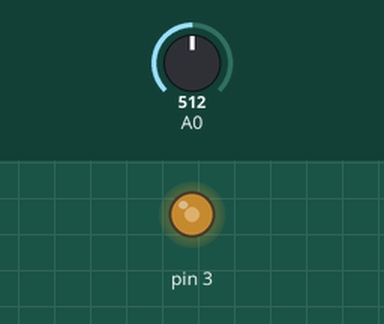
Recording of a sketch running on a simulated Arduino Uno, built with avr-gcc and run on an emulated ATmega328P. Parts: output pins drawn as LEDs (lit = HIGH). Inputs (shaded band) come from the test bench; at power-on: A0 = 512.

Above: at 1.2 s.
1.3 s: A0 set to 306
At 2.4 s:
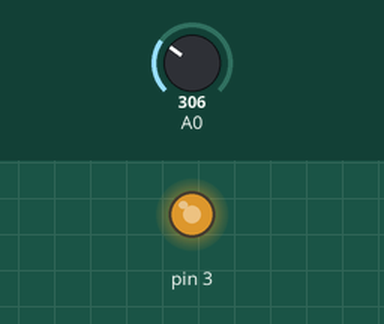
2.8 s: A0 set to 122
At 3.8 s:
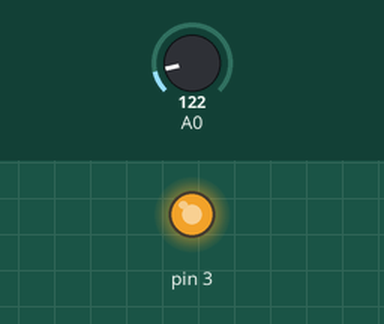
4.3 s: A0 set to 900
At 4.7 s:
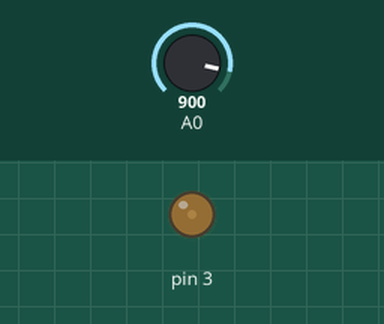
5.8 s: A0 set to 1023
At 6.9 s:
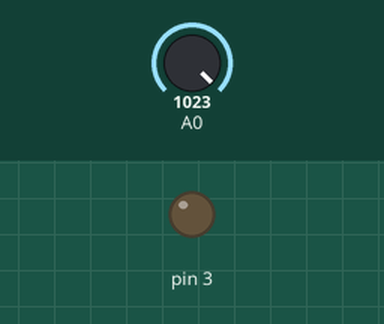
7.3 s: A0 set to 511
At 8.3 s:
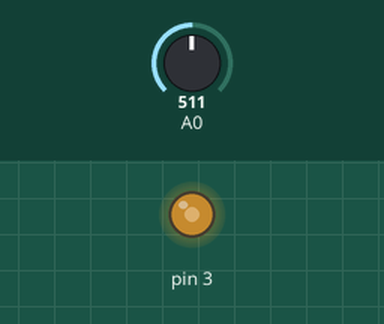
Timing chart, 0 to 9.8 s (numbered marks = the images above; inputs shaded):
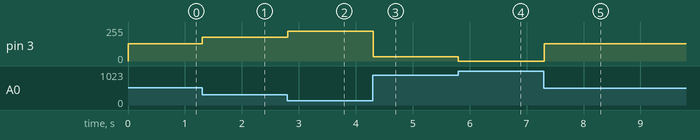

Measured:
- after the input at 1.3 s, pin 3: 128/255 → 179/255 at once
- after the input at 2.8 s, pin 3: 179/255 → 225/255 at once
- after the input at 4.3 s, pin 3: 225/255 → 31/255 at once
- after the input at 5.8 s, pin 3: 31/255 → 0/255 at once
- after the input at 7.3 s, pin 3: 0/255 → 128/255 at once

The sketch:

sketch_oct18a.ino
```cpp
//DPER 2019.2 - Pratica 02
//Rodrigo D. Bernardo de Araujo

int sinal;

void setup() {
  Serial.begin(9600);
  pinMode(A0, INPUT);
  pinMode(3, OUTPUT);
}

void loop() {
  sinal = map(analogRead(A0),0,1023,0,255); //sem fazer o map tambem funciona.
  analogWrite(3, 255-sinal);
  delay(10);
}
```
